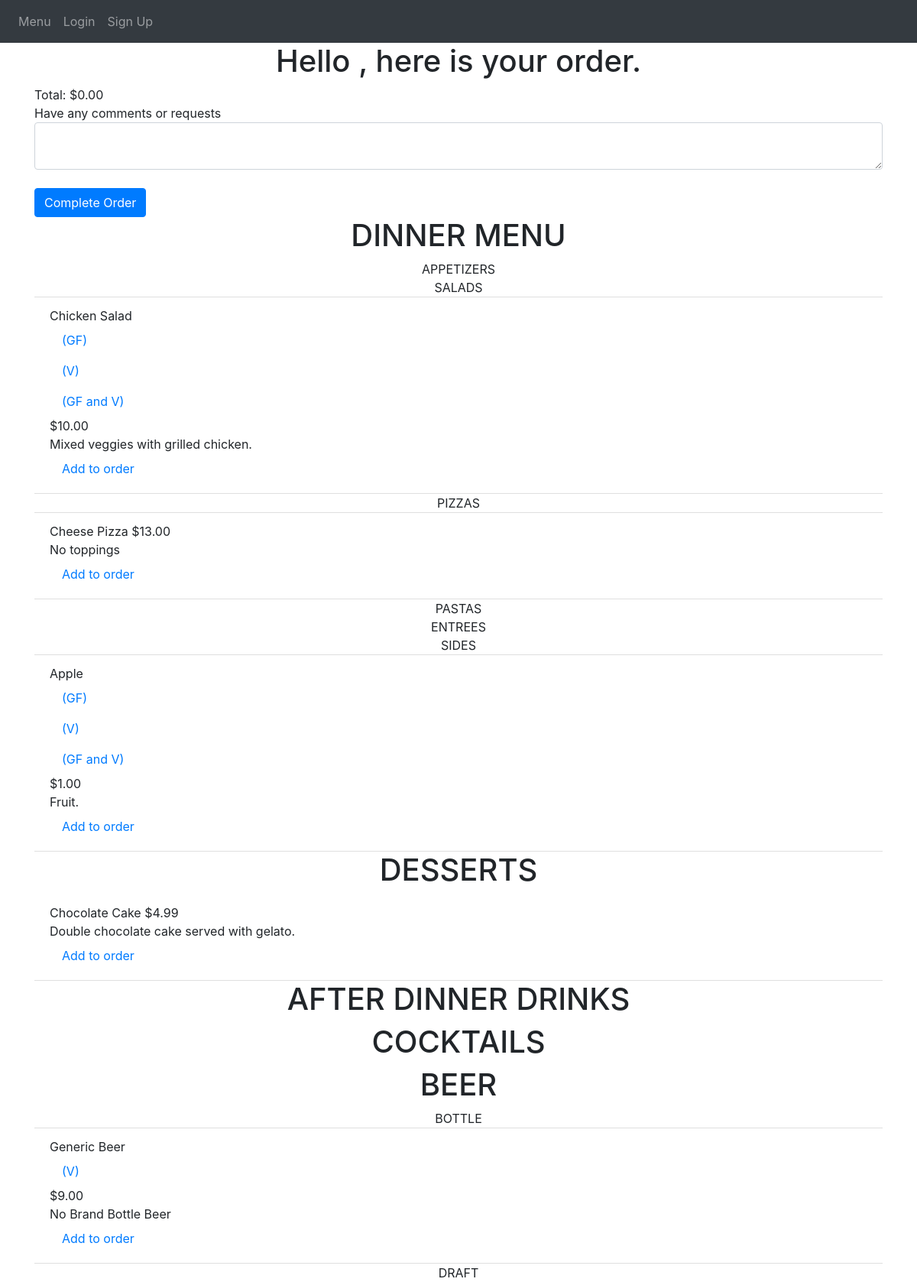
/refresh-order, run on the app's committed database.
### avanzareApp/models.py (models this page shows)
class Order(db.Model):
    id = db.Column(db.Integer, primary_key=True)
    name = db.Column(db.String(150))
    comment = db.Column(db.String(10000))
    total = db.Column(db.Float)
    date = db.Column(db.DateTime(timezone=True), default=func.now())
    user_id = db.Column(db.Integer, db.ForeignKey('user.id'))
    is_active = db.Column(db.String(10))
    items = db.relationship('Menu_order')

class Menu(db.Model):
    id = db.Column(db.Integer, primary_key=True)
    name = db.Column(db.String(150), unique=True)
    price = db.Column(db.String(150))
    description = db.Column(db.String(10000))
    menu_type = db.Column(db.String(150))
    gluten_free = db.Column(db.String(150))
    vegan = db.Column(db.String(150))
    date = db.Column(db.DateTime(timezone=True), default=func.now())
    user_id = db.Column(db.Integer, db.ForeignKey('user.id'))

### avanzareApp/views.py (the view, shortened to what this page needs)
@views.route('/refresh-order', methods=['GET', 'POST'])
def refresh_order():
    print("jdnjvnfdvnjdf")
    new_order = db.session.query(Order).order_by(Order.id.desc()).first()
    user = User.query.filter(User.email == 'headChef@gmail.com').first()
    items = Menu.query.filter_by(user_id=user.id).order_by(Menu.name).all()
    return render_template("order.html", items=items, new_order=new_order, user=current_user)

### avanzareApp/templates/order.html (shortened to what this page needs)
{% extends "base.html" %} {% block title %}Home{% endblock %}
{% block content %}
    <h1 align="center"> Hello {{ user.first_name }}, here is your order. </h1>
{% if "${:,.2f}".format(new_order.total) == "$-0.00" %}
   <div>Total: $0.00</div>
{% else %}
    <div>Total: {{ "${:,.2f}".format(new_order.total) }}</div>
{% endif %}
<form method="POST">
    <div>Have any comments or requests</div>
    <textarea name="comment" id="comment" class="form-control"></textarea>
    <br />
    <button type="submit" class="btn btn-primary">Complete Order</button>
</form>
    <h1 align="center"> DINNER MENU </h1>
        <ul class="list-group list-group-flush" id="items">
            {% set DINNER_sub_menus = ["APPETIZERS", "SALADS", "SIDES"] %}
            {% set print_once = 1 %}
            {% for menu in ["APPETIZERS", "SALADS", "PIZZAS", "PASTAS", "ENTREES", "SIDES"] %}
                {% if print_once == 1 %}
                    <div align="center">{{ menu }}</div>
                    {% set print_once = 0 %}
                {% endif %}
              {% for item in items %}
                    {% if item.menu_type == menu %}
                      <li class="list-group-item">
                          {{ item.name }}
                          {% if item.gluten_free == "GLUTEN FREE" %}
                          <a class="nav-item nav-link" href="{{ url_for('views.add_to_order', item_id=item.id, order_id=new_order.id, gf=1, v=0, gfv=0) }}">(GF)</a>
                          {% endif %}
                          {% if item.vegan == "VEGAN" %}
                          <a class="nav-item nav-link" href="{{ url_for('views.add_to_order', item_id=item.id, order_id=new_order.id, gf=0, v=1, gfv=0) }}">(V)</a>
                          {% endif %}
                          {% if (item.gluten_free == "GLUTEN FREE") and (item.vegan == "VEGAN") %}
                          <a class="nav-item nav-link" href="{{ url_for('views.add_to_order', item_id=item.id, order_id=new_order.id, gf=0, v=0, gfv=1) }}">(GF and V)</a>
                          {% endif %}
                          {% set tmp = "$" + (item.price | string) %}
                          {{ tmp }}
                          <br />
                          {{ item.description }}
                            <br />
                          <a class="nav-item nav-link" href="{{ url_for('views.add_to_order', item_id=item.id, order_id=new_order.id, gf=0, v=0, gfv=0) }}">Add to order</a>
                      </li>
                    {% endif %}
              {% endfor %}
            {% set print_once = 1 %}
            {% endfor %}
        </ul>
<h1 align="center"> DESSERTS </h1>
        <ul class="list-group list-group-flush">
          {% for item in items %}
                {% if item.menu_type == "DESSERT MENU" %}
                  <li class="list-group-item">
                      {{ item.name }}
                      {% set tmp = "$" + (item.price | string) %}
                      {{ tmp }}
                      <br />
                      {{ item.description }}
                      <br />
                        <a class="nav-item nav-link" href="{{ url_for('views.add_to_order', item_id=item.id, order_id=new_order.id, gf=0, v=0, gfv=0) }}">Add to order</a>
                  </li>
                {% endif %}
          {% endfor %}
        </ul>
<h1 align="center"> AFTER DINNER DRINKS </h1>
<h1 align="center"> COCKTAILS </h1>
<h1 align="center"> BEER </h1>
        <ul class="list-group list-group-flush" >
            {% set BEER_sub_menus = ["BOTTLE", "DRAFT"] %}
            {% set print_once = 1 %}
            {% for menu in BEER_sub_menus %}
                {% if print_once == 1 %}
                    <div align="center">{{ menu }}</div>
                    {% set print_once = 0 %}
                {% endif %}
              {% for item in items %}
                    {% if item.menu_type == menu %}
                      <li class="list-group-item">
                          {{ item.name }}
                          {% if item.vegan == "VEGAN" %}
                          <a class="nav-item nav-link" href="{{ url_for('views.add_to_order', item_id=item.id, order_id=new_order.id, gf=0, v=1, gfv=0) }}">(V)</a>
                          {% endif %}
                          {% set tmp = "$" + (item.price | string) %}
                          {{ tmp }}
                          <br />
                          {{ item.description }}
                          <br />
                            <a class="nav-item nav-link" href="{{ url_for('views.add_to_order', item_id=item.id, order_id=new_order.id, gf=0, v=0, gfv=0) }}">Add to order</a>
                      </li>
                    {% endif %}
              {% endfor %}
            {% set print_once = 1 %}
            {% endfor %}
            </ul>
{% endblock %}

### avanzareApp/templates/base.html (shortened to what this page needs)
<!DOCTYPE html>
<html lang="en">
<head>
    <link
      rel="stylesheet"
      href="https://stackpath.bootstrapcdn.com/bootstrap/4.4.1/css/bootstrap.min.css"
    />
    <link
      rel="stylesheet"
      href="https://stackpath.bootstrapcdn.com/font-awesome/4.7.0/css/font-awesome.min.css"
    />
    <link rel="stylesheet" href="style.css">
</head>
<body>
    <nav class="navbar navbar-expand-lg navbar-dark bg-dark">
        <div class="collapse navbar-collapse" id="navbar">
            <div class="navbar-nav">
                {% if user.is_authenticated %}
                    {% if user.email == "headChef@gmail.com" %}
                        <a class="nav-item nav-link" id="edit_menu" href="/add-menu-item">Edit Menu</a>
                        <a class="nav-item nav-link" id="view_orders" href="/view-orders">View Orders</a>
                    {% endif %}
                    <a class="nav-item nav-link" id="home" href="/">Home</a>
                    <a class="nav-item nav-link" id="user_home" href="/user_home">User Home</a>
                    <a class="nav-item nav-link" id="order" href="/order">Order</a>
                    <a class="nav-item nav-link" id="logout" href="/logout">Logout</a>
                {% else %}
                    <a class="nav-item nav-link" id="menu" href="/start_page">Menu</a>
                    <a class="nav-item nav-link" id="login" href="/login">Login</a>
                    <a class="nav-item nav-link" id="signup" href="/sign-up">Sign Up</a>
                {% endif %}
            </div>
        </div>
    </nav>
    <div class="container">
    {% block content %}
    {% endblock %}
    </div>
</body>
</html>

### data on the page
Order: total "$0.00"
Menu: name "Chicken Salad", tmp "$10.00", description "Mixed veggies with grilled chicken."
Menu: name "Cheese Pizza", tmp "$13.00", description "No toppings"
Menu: name "Apple", tmp "$1.00", description "Fruit."
Menu: name "Chocolate Cake", tmp "$4.99", description "Double chocolate cake served with gelato."
Menu: name "Generic Beer", tmp "$9.00", description "No Brand Bottle Beer"

### other printed values
{{ menu }} "APPETIZERS" "SALADS" "PIZZAS" "PASTAS" "ENTREES" "SIDES"
{{ menu }} "BOTTLE" "DRAFT"
